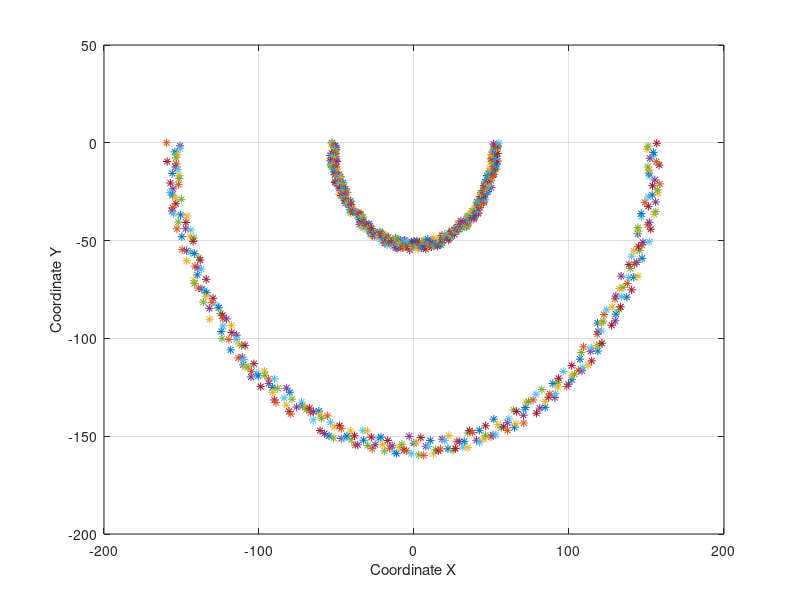
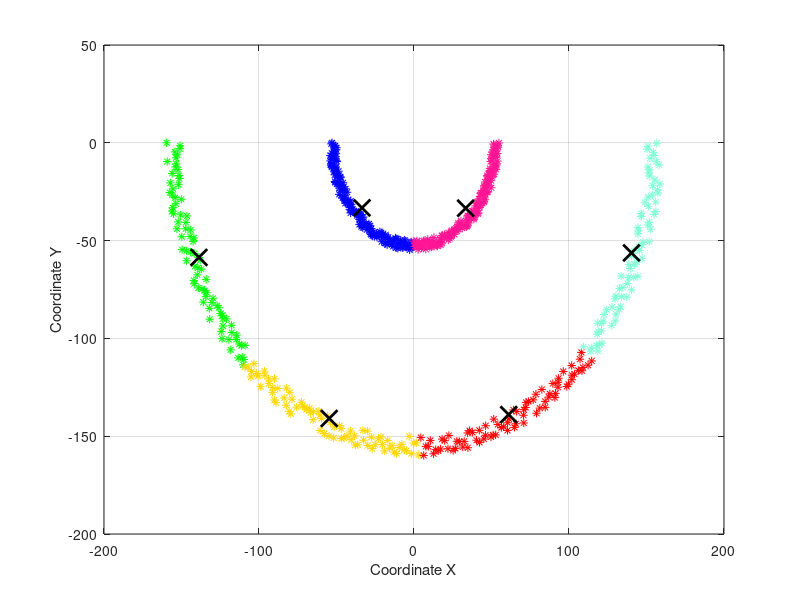

The MATLAB source for these figures, in order:
clear all
close all
clc

x_1 = 0;
y_1 = 0;
X = [];

for alpha = 1 * pi : 0.01 : 2 * pi
    r = rand * 5 + 50;

    x = x_1 + (r * cos(alpha));
    y = y_1 + (r * sin(alpha));

    r1 = rand * 10 + 150;

    x1 = x_1 + (r1 * cos(alpha));
    y1 = y_1 + (r1 * sin(alpha));

    X = [X; [x y]];
    X = [X; [x1 y1]];
end


figure(1)
grid on;
hold on;
box on;
xlabel('Coordinate X');
ylabel('Coordinate Y');

for i = 1 : size(X, 1)
    plot(X(i, 1), X(i, 2),'*');
end

Q1 = X;

k = 6; % Tutaj można zmieniać ilość klastrów
[idx, C, sumd, D] = kmeans(Q1, k);
clust_number = idx;
centers_coordinate = C;

figure(2)
grid on;
hold on;
box on;
xlabel('Coordinate X');
ylabel('Coordinate Y');

for i = 1:size(X, 1)
    if clust_number(i) == 1
        plot(X(i, 1), X(i, 2), 'r*');
    elseif clust_number(i) == 2
        plot(X(i, 1), X(i, 2), 'g*');
    elseif clust_number(i) == 3
        plot(X(i, 1), X(i, 2), 'b*');
    elseif clust_number(i) == 4
        plot(X(i, 1), X(i, 2), '*', 'Color', '#FF1493');
    elseif clust_number(i) == 5
        plot(X(i, 1), X(i, 2), '*', 'Color', '#FFD700');
    elseif clust_number(i) == 6
        plot(X(i, 1), X(i, 2), '*', 'Color', '#7FFFD4');
    end
end

for i = 1:size(C, 1)
    plot(C(i,1), C(i,2), 'xk', 'MarkerSize', 12, 'LineWidth', 2);
end